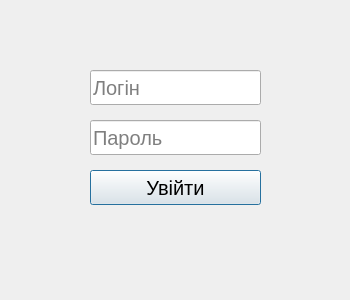
<?xml version="1.0" encoding="UTF-8"?>
<ui version="4.0">
 <class>LoginForm</class>
 <widget class="QDialog" name="LoginForm">
  <property name="geometry">
   <rect>
    <x>0</x>
    <y>0</y>
    <width>350</width>
    <height>300</height>
   </rect>
  </property>
  <property name="windowTitle">
   <string>Вікно авторизації</string>
  </property>
  <property name="windowIcon">
   <iconset theme="QIcon::ThemeIcon::SystemLogOut"/>
  </property>
  <widget class="QLineEdit" name="leEmail">
   <property name="geometry">
    <rect>
     <x>90</x>
     <y>70</y>
     <width>171</width>
     <height>35</height>
    </rect>
   </property>
   <property name="font">
    <font>
     <pointsize>15</pointsize>
    </font>
   </property>
   <property name="placeholderText">
    <string>Логін</string>
   </property>
  </widget>
  <widget class="QLineEdit" name="lePassword">
   <property name="geometry">
    <rect>
     <x>90</x>
     <y>120</y>
     <width>171</width>
     <height>35</height>
    </rect>
   </property>
   <property name="font">
    <font>
     <pointsize>15</pointsize>
    </font>
   </property>
   <property name="echoMode">
    <enum>QLineEdit::EchoMode::Password</enum>
   </property>
   <property name="placeholderText">
    <string>Пароль</string>
   </property>
  </widget>
  <widget class="QPushButton" name="pbLogIn">
   <property name="geometry">
    <rect>
     <x>90</x>
     <y>170</y>
     <width>171</width>
     <height>35</height>
    </rect>
   </property>
   <property name="font">
    <font>
     <pointsize>15</pointsize>
    </font>
   </property>
   <property name="text">
    <string>Увійти</string>
   </property>
  </widget>
 </widget>
 <resources/>
 <connections/>
</ui>
